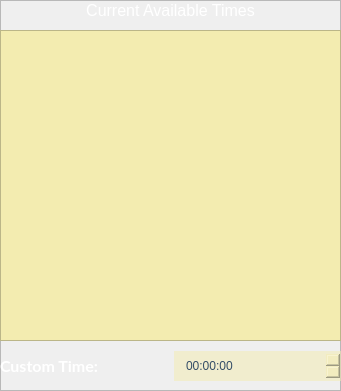
       <widget class="QFrame" name="TimesHolderFrame_SA_7">
        <property name="geometry">
         <rect>
          <x>720</x>
          <y>160</y>
          <width>341</width>
          <height>391</height>
         </rect>
        </property>
        <property name="frameShape">
         <enum>QFrame::StyledPanel</enum>
        </property>
        <property name="frameShadow">
         <enum>QFrame::Raised</enum>
        </property>
        <widget class="QListWidget" name="ListWidget_AvailableTimes_SA_7">
         <property name="geometry">
          <rect>
           <x>0</x>
           <y>30</y>
           <width>341</width>
           <height>311</height>
          </rect>
         </property>
         <property name="font">
          <font>
           <family>Lato</family>
           <pointsize>11</pointsize>
          </font>
         </property>
         <property name="styleSheet">
          <string notr="true">QListWidget {
	background-color:#F3ECB0;
	padding: 5px;
}

QListWidget::item {
	color: #344D67;
	font-family: &quot;MS Shell Dlg 2&quot;;
	border: 1px solid rgb(186, 186, 186);
	height: 40px;
}

QListWidget::item:selected {
	background-color: rgb(0, 177, 171);
	color: black;
}</string>
         </property>
        </widget>
        <widget class="QLabel" name="CurrentAvailableTimes_Label_SA_7">
         <property name="geometry">
          <rect>
           <x>0</x>
           <y>-10</y>
           <width>341</width>
           <height>41</height>
          </rect>
         </property>
         <property name="font">
          <font>
           <family>MS Shell Dlg 2</family>
           <pointsize>12</pointsize>
          </font>
         </property>
         <property name="styleSheet">
          <string notr="true">QLabel {
	color: white;
}</string>
         </property>
         <property name="text">
          <string>Current Available Times</string>
         </property>
         <property name="alignment">
          <set>Qt::AlignCenter</set>
         </property>
        </widget>
        <widget class="QWidget" name="layoutWidget_8">
         <property name="geometry">
          <rect>
           <x>0</x>
           <y>340</y>
           <width>341</width>
           <height>52</height>
          </rect>
         </property>
         <layout class="QHBoxLayout" name="horizontalLayout_250">
          <item>
           <widget class="QLabel" name="Label_PatientFirstName_SA_14">
            <property name="minimumSize">
             <size>
              <width>0</width>
              <height>0</height>
             </size>
            </property>
            <property name="maximumSize">
             <size>
              <width>16777215</width>
              <height>16777215</height>
             </size>
            </property>
            <property name="font">
             <font>
              <family>Lato</family>
              <pointsize>12</pointsize>
              <weight>75</weight>
              <bold>true</bold>
             </font>
            </property>
            <property name="styleSheet">
             <string notr="true">QLabel {
	color: white;
}</string>
            </property>
            <property name="text">
             <string>Custom Time:</string>
            </property>
           </widget>
          </item>
          <item>
           <widget class="QTimeEdit" name="timeEdit_CustomTime_SA_7">
            <property name="enabled">
             <bool>false</bool>
            </property>
            <property name="minimumSize">
             <size>
              <width>0</width>
              <height>30</height>
             </size>
            </property>
            <property name="styleSheet">
             <string notr="true">QTimeEdit {
	border-image: none;
    border: none;
	background-color: rgba(243, 236, 176, 133);
	color: #344D67;
	font-family: &quot;MS Shell Dlg 2&quot;;
	font-size: 15;
	padding-left: 10px;
	padding-right: 10px;
}</string>
            </property>
            <property name="time">
             <time>
              <hour>0</hour>
              <minute>0</minute>
              <second>0</second>
             </time>
            </property>
           </widget>
          </item>
         </layout>
        </widget>
       </widget>
